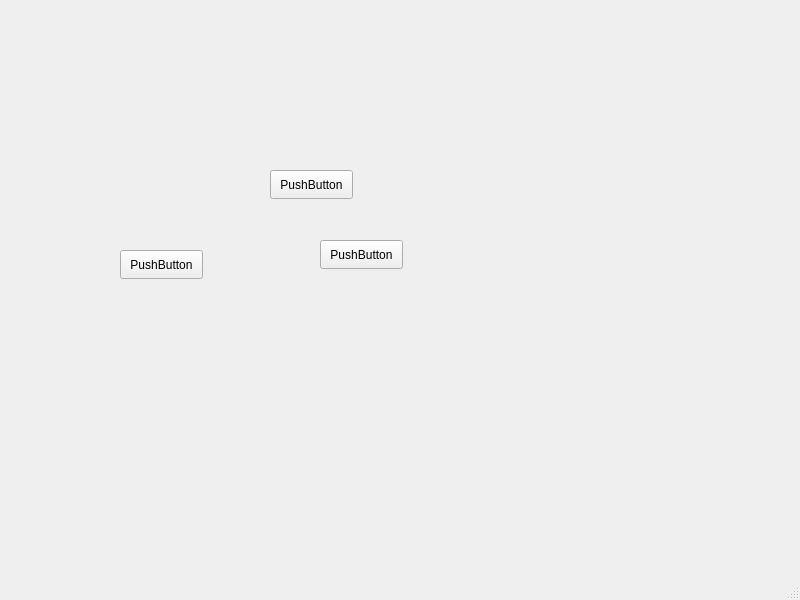
<?xml version="1.0" encoding="UTF-8"?>
<ui version="4.0">
 <class>dialog</class>
 <widget class="QMainWindow" name="dialog">
  <property name="geometry">
   <rect>
    <x>0</x>
    <y>0</y>
    <width>800</width>
    <height>600</height>
   </rect>
  </property>
  <property name="windowTitle">
   <string>MainWindow</string>
  </property>
  <widget class="QWidget" name="centralwidget">
   <widget class="QPushButton" name="pushButton">
    <property name="geometry">
     <rect>
      <x>270</x>
      <y>170</y>
      <width>83</width>
      <height>29</height>
     </rect>
    </property>
    <property name="text">
     <string>PushButton</string>
    </property>
   </widget>
   <widget class="QPushButton" name="pushButton_2">
    <property name="geometry">
     <rect>
      <x>120</x>
      <y>250</y>
      <width>83</width>
      <height>29</height>
     </rect>
    </property>
    <property name="text">
     <string>PushButton</string>
    </property>
   </widget>
   <widget class="QPushButton" name="pushButton_3">
    <property name="geometry">
     <rect>
      <x>320</x>
      <y>240</y>
      <width>83</width>
      <height>29</height>
     </rect>
    </property>
    <property name="text">
     <string>PushButton</string>
    </property>
   </widget>
  </widget>
  <widget class="QMenuBar" name="menubar">
   <property name="geometry">
    <rect>
     <x>0</x>
     <y>0</y>
     <width>800</width>
     <height>25</height>
    </rect>
   </property>
  </widget>
  <widget class="QStatusBar" name="statusbar"/>
 </widget>
 <resources/>
 <connections/>
</ui>
